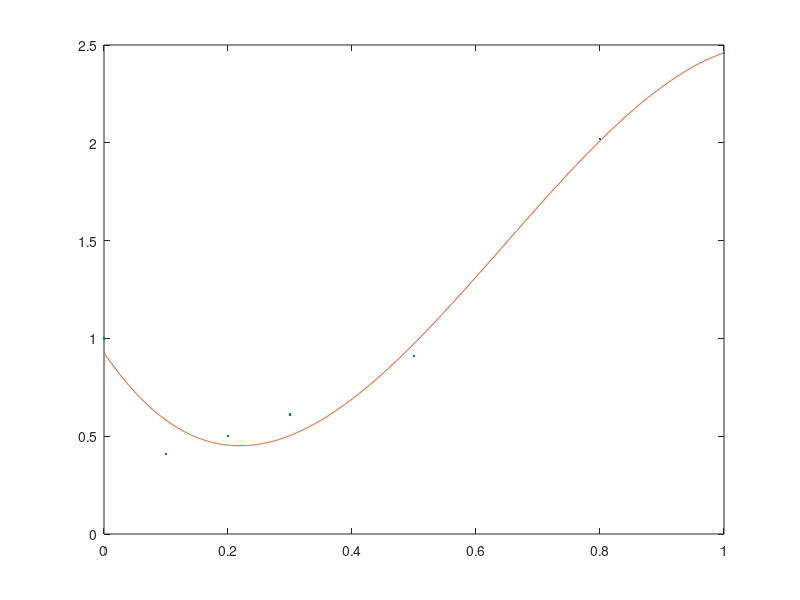
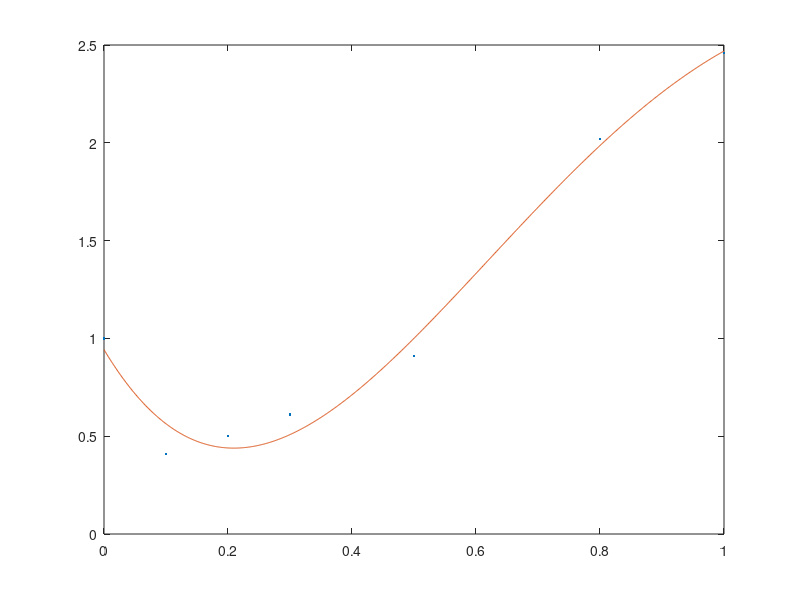
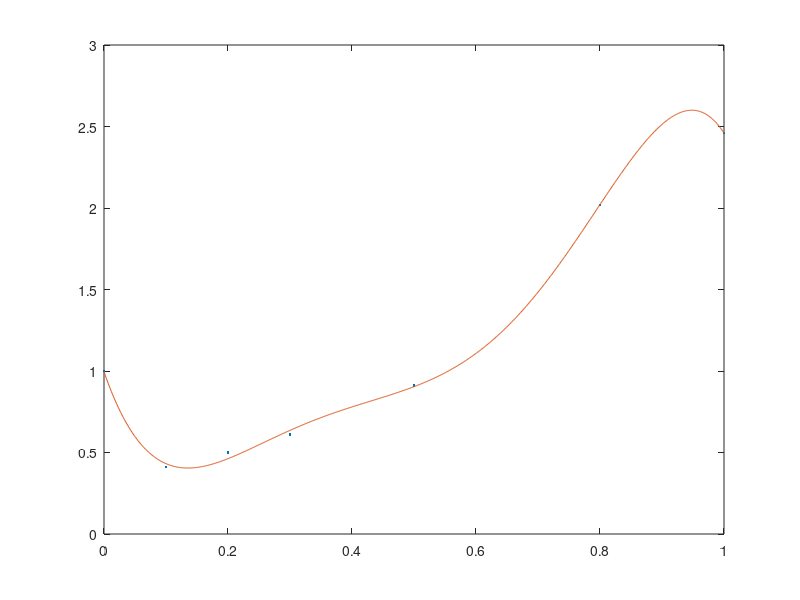

Recreate these plots in MATLAB, in order.
X = [0.0 0.1 0.2 0.3 0.5 0.8 1.0];
XX = 0:0.001:1;
Y = [1.0 0.41 0.50 0.61 0.91 2.02 2.46];

P = polyfit(X,Y,3);
plot(X,Y,'.',XX,polyval(P,XX));

figure;
P = polyfit(X,Y,4);
plot(X,Y,'.',XX,polyval(P,XX));

figure;
P = polyfit(X,Y,5);
plot(X,Y,'.',XX,polyval(P,XX));
